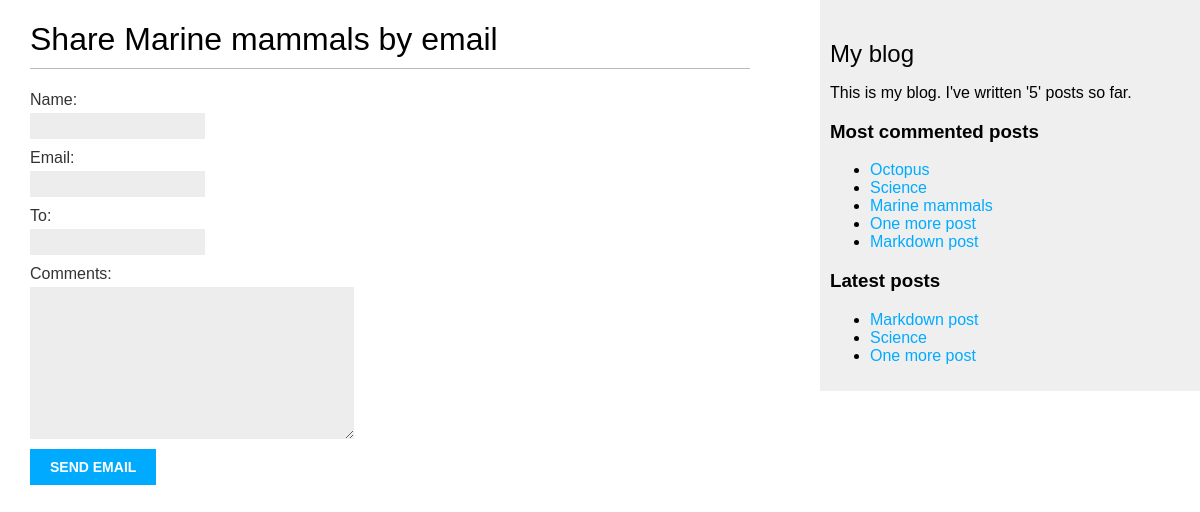
/blog/3/share/, run on the app's committed database.
### users_blog/models.py (models this page shows, shortened)
class Post(models.Model):
    STATUS_CHOICES = (("draft","Draft"),("published","Published"))
    title = models.CharField(max_length=200) # Field for the POST TITLE.
    slug = models.CharField(max_length=200, unique_for_date="publish") # When using "unique_for_date" Django won't allow the entry of two instances from the same model with the same "slug" and "publish" date.
    author = models.ForeignKey(User, on_delete=models.CASCADE, related_name="blog_post") # We use "ForeignKey" whenever we want to establish a
    body = models.TextField()
    publish = models.DateTimeField(default=timezone.now)
    created = models.DateTimeField(auto_now_add=True)
    updated = models.DateTimeField(auto_now=True)
    status = models.CharField(max_length=10, choices=STATUS_CHOICES, default="draft")
    def get_absolute_url(self): # We will use this method in our templates to link to specific posts.
        return reverse("users_blog:post_detail", args=[self.publish.year,self.publish.month,self.publish.day,self.slug])
    objects = models.Manager() # The default manager.
    published = PublishedManager() # Our custom manager.
    tags = TaggableManager() # This manager will allow us to add, retrieve and remove tags from Post instances/objects.

### users_blog/views.py (the view)
# urls.py: path('<int:post_id>/share/', views.post_share, name="post_share"),
def post_share(request, post_id):
    post = get_object_or_404(Post, id=post_id, status="published") # Retrieve a post by an id and a published status. If not found, we get a 404 not found page.
    sent = False
    if request.method == "POST": # If the data inside the form (By this we mean the TABLE created by Django not an instance from "EmailPostForm()" yet),
        form = EmailPostForm(request.POST) # "We create an instance from this class" using the data contained in "request.POST".
        if form.is_valid(): # If form field passes validation. "is_valid()" method validates the submitted data for every field
            cd = form.cleaned_data # We retrieve the validated data. This attribute is a dictionary of form fields and their values.
            post_url = request.build_absolute_uri(post.get_absolute_url())
            subject = f"{cd['name']} recommends you read {post.title}"
            message = f"Read {post.title} at {post_url}\n\n{cd['name']}\'s comments: {cd['comments']}"
            send_mail(subject, message, "xxxxxx@gmail.com", [cd["to"]]) # Add the same email that you added in "settings.py".
            sent = True
    else:
        form = EmailPostForm() # If we get "GET" instead of a "POST" request, we display an empty form instace for the user to fill in.
    return render(request, "users_blog/post/share.html", {"post":post, "form":form, "sent":sent})

### users_blog/forms.py
class EmailPostForm(forms.Form):
    name = forms.CharField(max_length=25) # This type of field is rendered as an "<input type='text'>" HTML element.
    email = forms.EmailField() # To insert the author's email.
    to = forms.EmailField() # To insert the destinatary's email.
    comments = forms.CharField(required=False, widget=forms.Textarea) # We've used "widget=forms.Textarea" to display this as a <textarea>

### users_blog/models.py (called while the page is built)
        def get_queryset(self): # This method returns the QuerySet that will be executed.
            return super(PublishedManager,self).get_queryset().filter(status="published") # Here, we are overriding "get_queryset()" method.

### users_blog/templatetags/blog_tags.py (called while the page is built)
@register.simple_tag
def total_posts(): # Template tag.
    return Post.published.count()

@register.inclusion_tag("users_blog/post/latest_posts.html") # An "inclusion_tag" allow us to render a template with context variables returned
def show_latest_posts(count=5):
    latest_posts = Post.published.order_by("-publish")[:count]
    return {"latest_posts":latest_posts}

@register.simple_tag
def get_most_commented_posts(count=5):
    return Post.published.annotate(total_comments=Count("comments")).order_by("-total_comments")[:count]

### users_blog/templates/users_blog/post/share.html (shortened to what this page needs)
{% extends "users_blog/base.html" %}
{% block content %}
    {% if sent %}
        <h1>Email successfully sent</h1>
        <p>{{post.title}} was successfully sent to {{form.cleaned_data.to}}.</p>
    {% else %}
        <h1>Share {{post.title}} by email</h1>
        <form method="post">
            {{form.as_p}}
            <input type="submit" value="Send email">
        </form>
    {% endif %}
{% endblock %}

### users_blog/templates/users_blog/base.html (shortened to what this page needs)
{% load blog_tags %}
{% load static %}
<!DOCTYPE html>
<html lang="en">
<head>
    <link rel="stylesheet" href="{% static 'css/blog.css' %}">
</head>
<body>
    <div id="content">
        {% block content %}
        {% endblock %}
    </div>
    <div id="sidebar">
        <h2>My blog</h2>
        <p>This is my blog. I've written '{% total_posts %}' posts so far.</p>
        <h3>Most commented posts</h3>
        {% get_most_commented_posts as most_commented_posts %}
        <ul>
            {% for post in most_commented_posts %}
                <li>
                    <a href="{{ post.get_absolute_url }}" target="_blank">{{ post.title }}</a>
                </li>
            {% endfor %}
        </ul>
        <h3>Latest posts</h3>
        {% show_latest_posts 3 %}
    </div>
</body>
</html>

### users_blog/templates/users_blog/post/latest_posts.html
<ul>
    {% for post in latest_posts %}
        <li>
            <a href="{{ post.get_absolute_ulr }}" target="_self">{{ post.title }}</a>
        </li>
    {% endfor %}
</ul>

### users_blog/static/css/blog.css (style rules this page uses)
body { margin:0; padding:0; font-family:helvetica, sans-serif; }
a { color:#00abff; text-decoration:none; }
h1 { font-weight:normal; border-bottom:1px solid #bbb; padding:0 0 10px 0; }
h2 { font-weight:normal; margin:30px 0 0; }
#content { float:left; width:60%; padding:0 0 0 30px; }
#sidebar { float:right; width:30%; padding:10px; background:#efefef; height:100%; }
label { float:left; clear:both; color:#333; margin-bottom:4px; }
input, textarea { clear:both; float:left; margin:0 0 10px; background:#ededed; border:0; padding:6px 10px; font-size:12px; }
input[type=submit] { font-weight:bold; background:#00abff; color:#fff; padding:10px 20px; font-size:14px; text-transform:uppercase; }

### data on the page
Post: title "Marine mammals"
Post: title "Octopus"
Post: title "Science"
Post: title "One more post"
Post: title "Markdown post"
